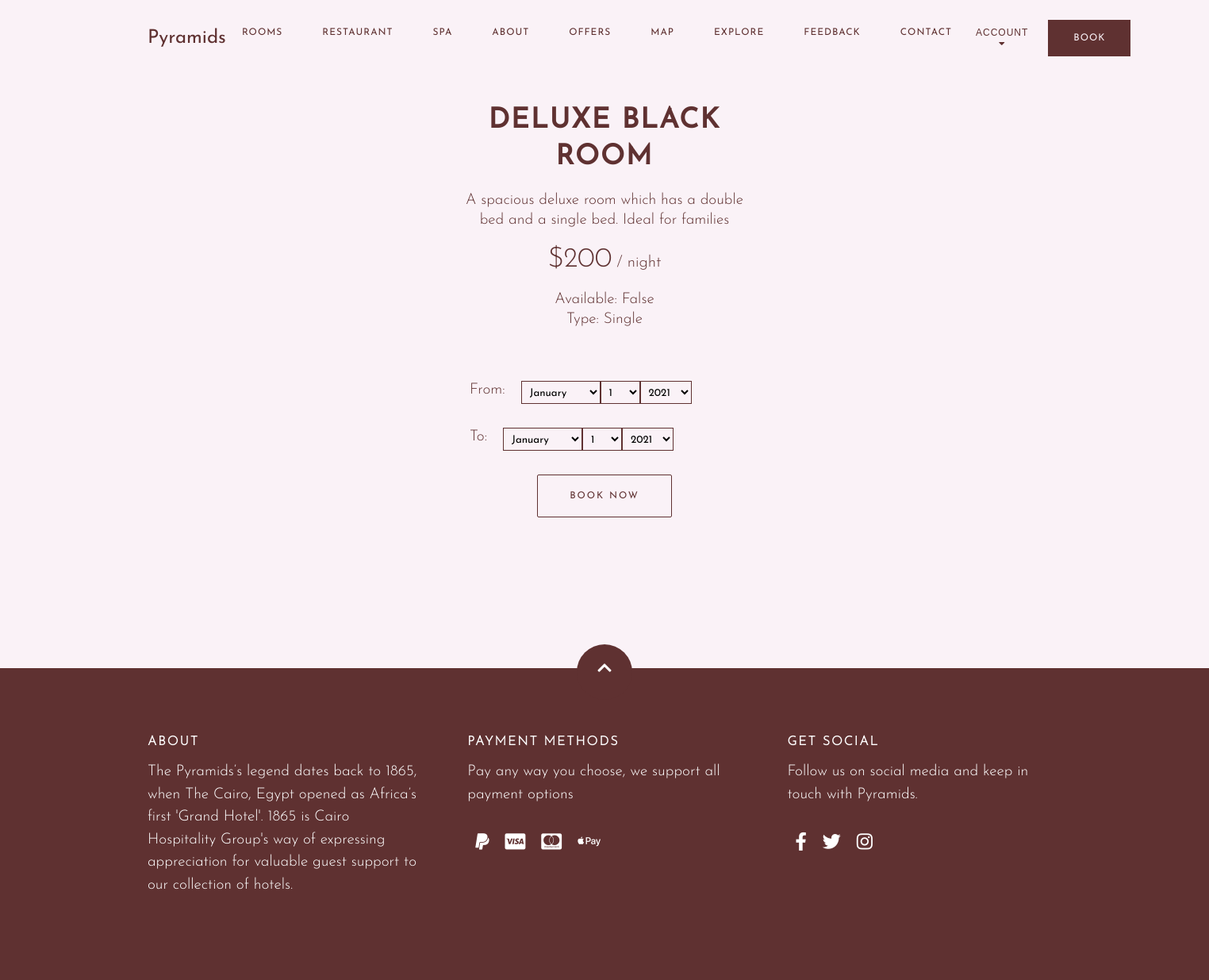
/rooms/1/ (signed in), run on an earlier commit of the app's database.
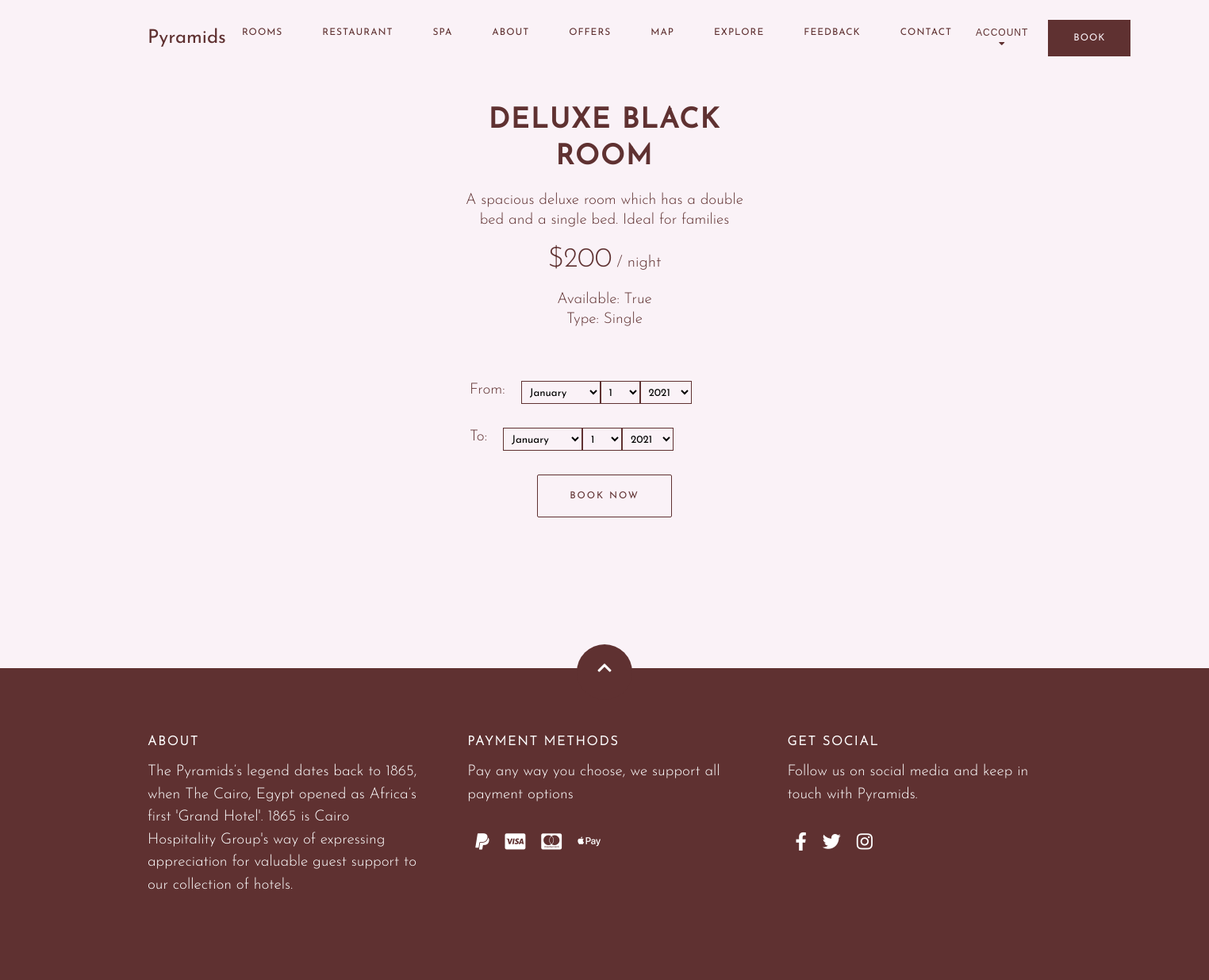
And on a later commit of the database.
### main/models.py (models this page shows, shortened)
class Room(models.Model):
    id = models.AutoField(primary_key=True)
    title = models.CharField(max_length=200,default="Room")
    type = models.CharField(max_length=200,default="Single")
    avaliable = models.BooleanField(default=True)
    src = models.CharField(max_length=600,default="Image")
    desc = models.CharField(max_length=600,default="A room")
    price = models.IntegerField(default=50)
    notavailable = models.CharField(default='TTTTTTT',max_length=8)

### main/views.py (the view)
# urls.py: path('rooms/<int:id>/',room_view,name='room_view'),
def room_view(request, id):
    if not request.user.is_authenticated:
        return redirect('/login')
    room = Room.objects.get(id=id)
    if request.method == "POST":
        form = Dateform(request.POST)
        room = Room.objects.get(id=id)
        username = request.user
        if form.is_valid():
            fdate = form.cleaned_data['fromdate']
            tdate = form.cleaned_data['todate']
            filter_params = dict(spot=fdate,
                                 to=tdate)
            rese = Reservation.objects.filter(**filter_params, room=room).exists()
            valid_date = fdate > tdate
            if rese or valid_date:
                return render(request, "Teplates/room.html", {'room': room, 'form': form, 'text': 0})
            reseQ = Reservation.objects.filter(room=room)
            dont = False
            for re in reseQ:
                if re.spot <= fdate and re.to >= tdate:
                    dont = True
                elif re.spot >= fdate and re.to <= tdate:
                    dont = True
                elif re.spot <= fdate <= re.to:
                    dont = True
                elif re.spot <= tdate <= re.to:
                    dont = True
            if rese or dont:
                return render(request, "Teplates/room.html", {'room': room, 'form': form, 'text': 0})
            Reservation.objects.create(user=username, room=room, spot=fdate, to=tdate)
        return redirect("/reserve")
    else:
        form = Dateform()
        return render(request, "Teplates/room.html", {'room': room, 'form': form, 'text': 1})

### main/form.py
class Dateform(forms.Form):
    fromdate = forms.DateField(widget=forms.SelectDateWidget,label="date")
    todate = forms.DateField(widget=forms.SelectDateWidget,label="date")

### main/templates/Teplates/room.html (shortened to what this page needs)
{% extends 'base.html' %}
{% block content %}
   <section id="rooms-list" class="rooms-list" >
   <div class="container">
    <div class="row" style="display: inline">
    <div class="col-2">
                    <div class="room-info" style="text-align: center">
                        <div>
                            <h2>{{ room.title }}</h2>
                            <p>{{ room.desc }}</p>
                            <p class="price"><span>${{ room.price }}</span> / night</p>
                            <ul>
                                <li><p>Available: {{ room.avaliable }}</p></li>
                                <li><p>Type: {{ room.type }}</p></li>
                            </ul>
                                   <form style="padding-top: 50px"action="" method="post" name="rese">
                                           <div class="nav-list">
                                               <p style="padding-right: 20px;">From: </p>{{ form.fromdate }}</div>
                                            <div class="nav-list">
                                               <p style="padding-right: 20px;">To: </p>{{ form.todate }}</div>
                                       <div class="button-container container">
                                           <a style="border: none" href="/"><button type="submit" class="btn btn-white">Book Now</button></a>
                                          </div>
                                   </form>
                        </div>
                    </div>
                </div>
    </div>
       </div>
   </section>
{% endblock %}

What changed in the data, as far as the page shows it:
changed Room "DELUXE BLACK ROOM": avaliable "False" → "True"
